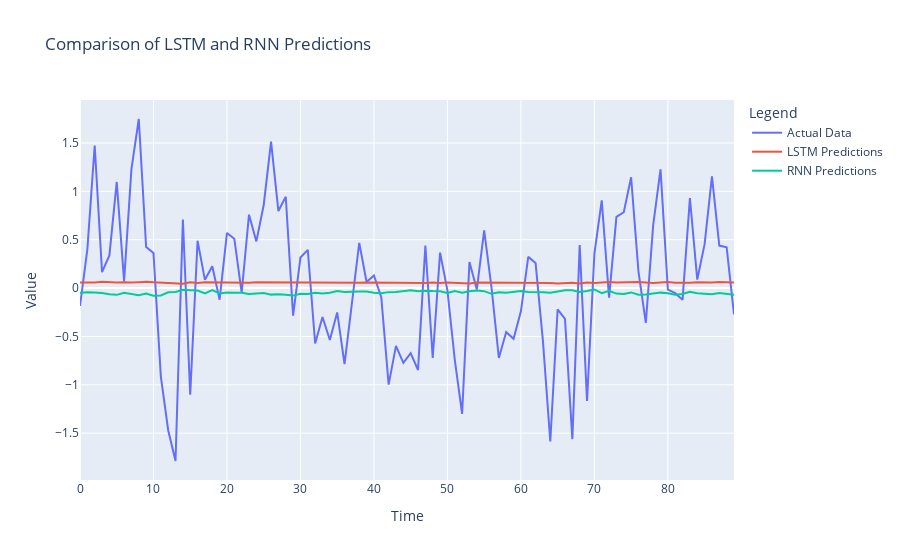

The code cell stored with this chart in its notebook:
### Markdown cell above
Plotting of the predictions.

### Code cell
import plotly.graph_objects as go

# Create an interactive plot using Plotly to compare predictions
fig = go.Figure()

# Actual data
fig.add_trace(go.Scatter(x=np.arange(len(complex_data[timesteps:])), y=complex_data[timesteps:],
                         mode='lines', name='Actual Data'))

# LSTM predictions
fig.add_trace(go.Scatter(x=np.arange(len(lstm_predictions)), y=lstm_predictions,
                         mode='lines', name='LSTM Predictions'))

# RNN predictions
fig.add_trace(go.Scatter(x=np.arange(len(rnn_predictions)), y=rnn_predictions,
                         mode='lines', name='RNN Predictions'))

# Update the layout
fig.update_layout(title='Comparison of LSTM and RNN Predictions',
                  xaxis_title='Time',
                  yaxis_title='Value',
                  legend_title='Legend')

# Show plot
fig.show()
